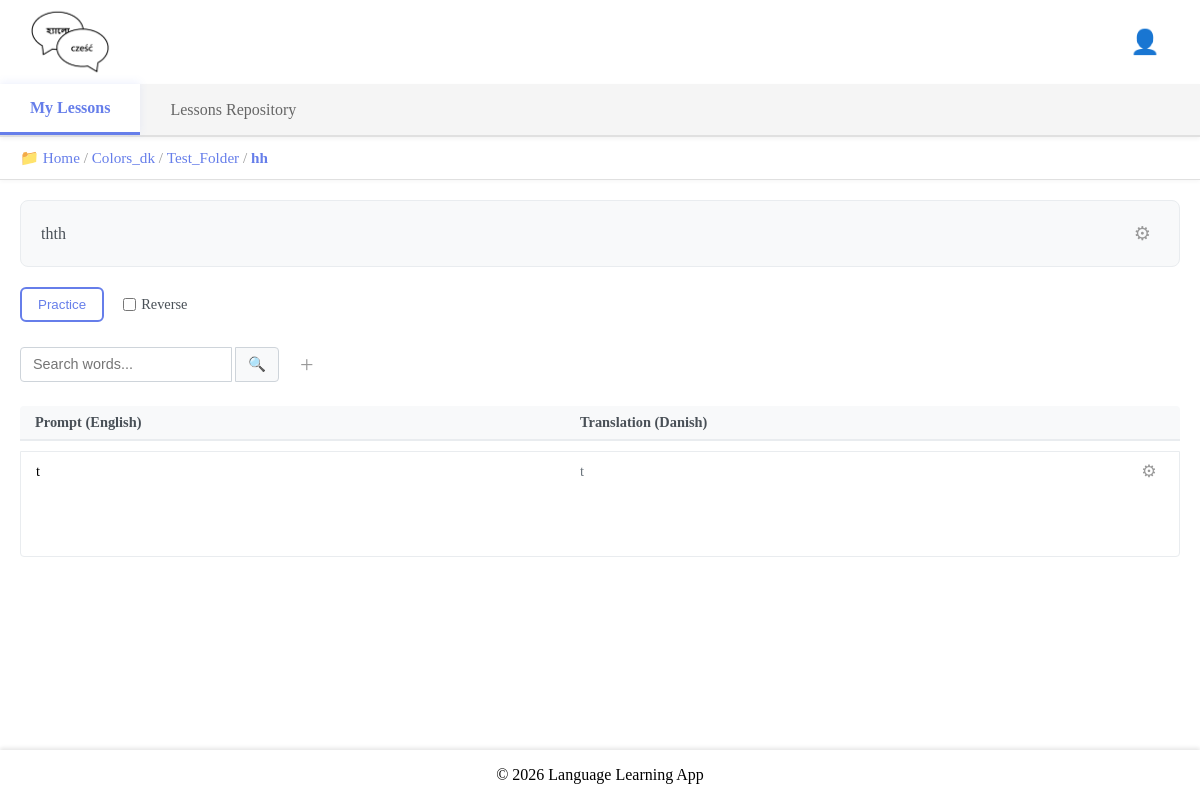
Before: /my-lesson-details/158/ (signed in) with the older database file.
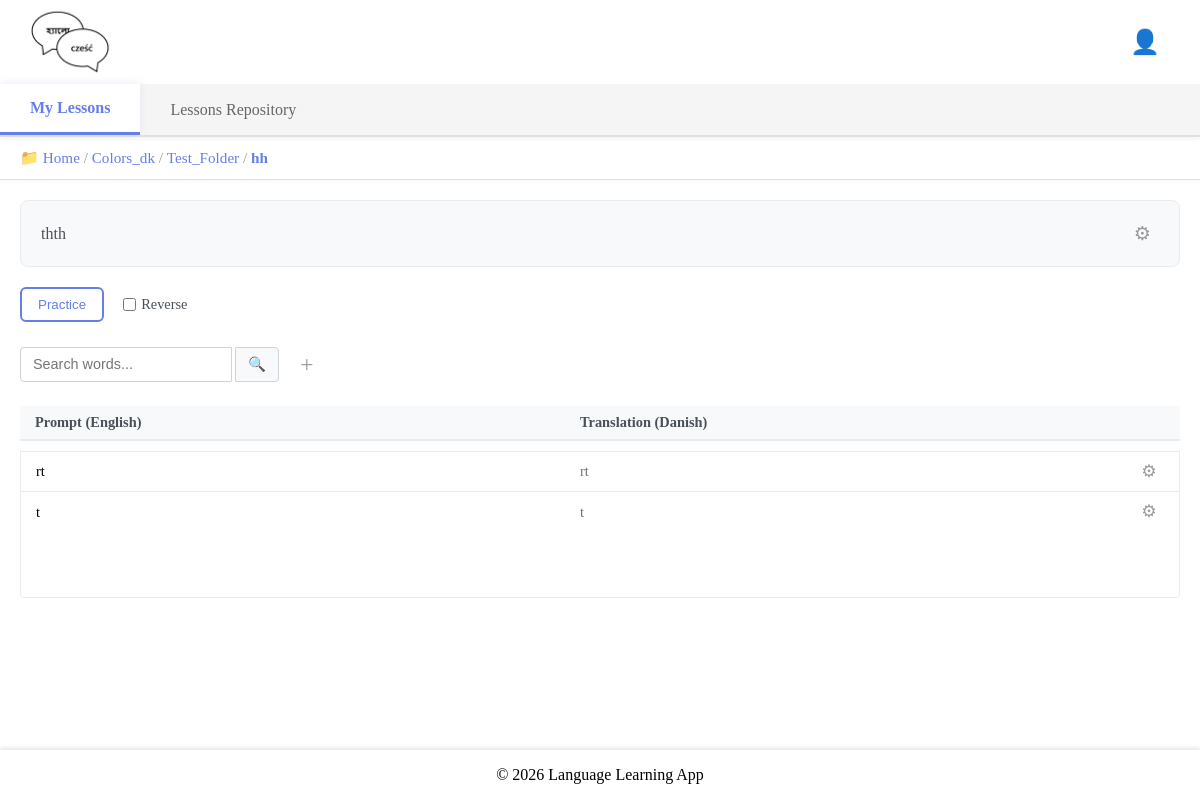
After: the same page with the newer database file.
### base/models.py (models this page shows, shortened)
class UserDirectory(models.Model):
    name = models.CharField(max_length=255)
    user = models.ForeignKey(
        User, on_delete=models.CASCADE, related_name="directories"
    )
    parent_directory = models.ForeignKey(
        "self",
        null=True,
        blank=True,
        on_delete=models.CASCADE,
        related_name="subdirectories",
    )
    is_root = models.BooleanField(default=False)
    created = models.DateTimeField(auto_now_add=True)
    updated = models.DateTimeField(auto_now=True)
    class Meta:
        ordering = ["name"]
        unique_together = ("user", "parent_directory", "name")
    def get_path(self):
        path = []
        current = self
        visited = set()
        while current is not None:
            if current.id in visited:
                break
            visited.add(current.id)
            path.insert(0, current)
            current = current.parent_directory
        return path

class UserLesson(models.Model):
    user = models.ForeignKey(User, on_delete=models.CASCADE)
    lesson = models.ForeignKey(Lesson, on_delete=models.CASCADE)
    directory = models.ForeignKey(
        "UserDirectory",
        on_delete=models.SET_NULL,
        null=True,
        blank=True,
        related_name="lessons",
    )
    target_progress = models.PositiveIntegerField(
        default=3, validators=[MinValueValidator(1)]
    )
    practice_window = models.PositiveIntegerField(
        default=10, validators=[MinValueValidator(1)]
    )
    allowed_error_margin = models.PositiveIntegerField(
        default=0, validators=[MinValueValidator(0)]
    )
    class Meta:
        unique_together = ("user", "lesson")

class Lesson(models.Model):
    title = models.CharField(max_length=255)
    description = models.TextField(
        blank=True, help_text="Brief description of the lesson."
    )
    prompt_language = models.ForeignKey(
        Language, on_delete=models.CASCADE, related_name="prompt_lessons"
    )
    translation_language = models.ForeignKey(
        Language, on_delete=models.CASCADE, related_name="translation_lessons"
    )
    author = models.ForeignKey(
        User,
        on_delete=models.CASCADE,
        related_name="authored_lessons",
    )
    changes_log = models.TextField(
        blank=True, help_text="Log of changes made to this lesson."
    )
    access_type = models.ForeignKey(AccessType, on_delete=models.PROTECT, default=1)
    original_lesson = models.ForeignKey(
        "self", null=True, blank=True, on_delete=models.SET_NULL
    )
    updated = models.DateTimeField(auto_now=True)
    created = models.DateTimeField(auto_now_add=True)

class Language(models.Model):
    name = models.CharField(max_length=50, unique=True)
    def __str__(self):
        return self.name

class UserWord(models.Model):
    user_lesson = models.ForeignKey(
        UserLesson,
        on_delete=models.CASCADE,
        related_name="user_words",
    )
    word = models.ForeignKey(Word, on_delete=models.CASCADE)
    current_progress = models.PositiveIntegerField(default=0)
    notes = models.TextField(blank=True)
    class Meta:
        unique_together = ("user_lesson", "word")

class Word(models.Model):
    lesson = models.ForeignKey(Lesson, on_delete=models.CASCADE, related_name="words")
    prompt = models.CharField(max_length=255)
    translation = models.CharField(max_length=255)
    usage = models.TextField(blank=True)
    prompt_audio = models.FileField(upload_to="audio/prompts/", blank=True, null=True)
    usage_audio = models.FileField(upload_to="audio/usages/", blank=True, null=True)
    hint = models.CharField(max_length=255, blank=True)
    updated = models.DateTimeField(auto_now=True)
    created = models.DateTimeField(auto_now_add=True)

### base/views.py (the view, shortened to what this page needs)
@login_required(login_url="login")
def myLessonDetails(request, my_lesson_id):
    myLesson = UserLesson.objects.select_related(
        "lesson", "lesson__author", "lesson__access_type",
        "lesson__prompt_language", "lesson__translation_language"
    ).filter(id=my_lesson_id).first()
    if not myLesson:
        return HttpResponse("You do not have this lesson.", status=404)
    if request.user.id != myLesson.user.id and not request.user.is_superuser:
        return HttpResponse("You are not allowed here!", status=403)
    lesson_words = myLesson.lesson.words.all()
    existing_userword_word_ids = set(
        UserWord.objects.filter(user_lesson=myLesson).values_list("word_id", flat=True)
    )
    missing_words = [w for w in lesson_words if w.id not in existing_userword_word_ids]
    for word in missing_words:
        UserWord.objects.create(
            user_lesson=myLesson, word=word, current_progress=0, notes=""
        )
    myWords = UserWord.objects.filter(user_lesson=myLesson).order_by(
        Lower("word__prompt")
    )
    my_Words_search_query = request.GET.get("q") or ""
    is_author = myLesson.lesson.author == request.user
    is_private = myLesson.lesson.access_type.name == "private"
    if request.user == myLesson.lesson.author or myLesson.lesson.access_type.name in [
        "write"
    ]:
        can_edit = True
    else:
        can_edit = False
    userWordForm = UserWordForm()
    if can_edit:
        if request.method == "POST":
            userWordForm = UserWordForm(request.POST)
            if userWordForm.is_valid():
                word_data = userWordForm.cleaned_data.get("word")
                prompt = (
                    word_data.prompt
                    if word_data
                    else userWordForm.cleaned_data.get("prompt")
                )
                translation = (
                    word_data.translation
                    if word_data
                    else userWordForm.cleaned_data.get("translation")
                )
                usage = (
                    word_data.usage
                    if word_data
                    else userWordForm.cleaned_data.get("usage")
                )
                hint = (
                    word_data.hint
                    if word_data
                    else userWordForm.cleaned_data.get("hint")
                )
                if Word.objects.filter(prompt=prompt, lesson=myLesson.lesson).exists():
                    messages.error(request, "This word already exists in the lesson.")
                    return redirect("my-lesson-details", my_lesson_id=myLesson.id)
                new_word = Word(
                    prompt=prompt,
                    translation=translation,
                    usage=usage,
                    hint=hint,
                    lesson=myLesson.lesson,
                )
                if request.user.userprofile.auto_generate_hints and not new_word.hint and new_word.prompt:
                    new_word.hint = new_word.prompt[0].upper()
                new_word.save()
                if new_word.prompt:
                    rel_path = generate_audio_file(
                        new_word.prompt,
                        myLesson.lesson.prompt_language,
                        "audio/prompts",
                        f"word_{new_word.id}_prompt.mp3",
                    )
                    new_word.prompt_audio = rel_path
                if new_word.usage:
                    rel_path = generate_audio_file(
                        new_word.usage,
                        myLesson.lesson.prompt_language,
                        "audio/usages",
                        f"word_{new_word.id}_usage.mp3",
                    )
                    new_word.usage_audio = rel_path
                new_word.save()
                UserWord.objects.create(
                    user_lesson=myLesson,
                    word=new_word,
                    current_progress=0,
                    notes=userWordForm.cleaned_data.get("notes", ""),
                )
                myLesson.lesson.updated = (
                    new_word.updated
                )  # Update lesson's updated time
                myLesson.lesson.changes_log = (
                    (
                        myLesson.lesson.changes_log + "\n"
                        if myLesson.lesson.changes_log
                        else ""
                    )
                    + f"{timezone.now()} Word '{new_word.prompt}' added by {request.user.username}"
                )
                myLesson.lesson.save()  # Save the lesson to update the timestamp
                messages.success(request, "Word created successfully!")
                return redirect("my-lesson-details", my_lesson_id=myLesson.id)
    current_directory = myLesson.directory
    if not current_directory:
        current_directory = UserDirectory.get_or_create_root_directory(request.user)
        myLesson.directory = current_directory
        myLesson.save()
    breadcrumb_path = current_directory.get_path()
    context = {
        "my_lesson": myLesson,
        "my_words": myWords,
        "word_form": userWordForm,
        "can_edit": can_edit,
        "is_private": is_private,
        "is_author": is_author,
        "current_directory": current_directory,
        "breadcrumb_path": breadcrumb_path,
        "breadcrumb_lesson": myLesson,
    }
    return render(request, "base/authenticated/my_lessons/my_lesson_details.html", context)

### base/templates/base/authenticated/my_lessons/my_lesson_details.html (shortened to what this page needs)
{% extends 'base/layouts/my_lessons_layout.html' %}
{% block tab_content %}
<div class="lesson-header-box">
    <div class="lesson-description">
        <p>{{ my_lesson.lesson.description|default:"No description available." }}</p>
    </div>
    <div class="lesson-actions">
        <div class="dropdown">
            <button class="dropdown-btn" data-menu="lesson-settings">&#9881;</button>
        </div>
    </div>
</div>
<div class="practice-section">
    <form method="GET" action="{% url 'start-practice' my_lesson.id 'normal' %}" id="practice-form">
        <button type="submit" class="practice-btn" autofocus>Practice</button>
        <label class="reverse-checkbox" title="The prompt and translation is reversed in this mode">
            <input type="checkbox" id="reverse-practice" onchange="updatePracticeUrl()">
            <span>Reverse</span>
        </label>
    </form>
</div>
<div class="search-add-section">
    <form method="GET" action="{% url 'my-lesson-details' my_lesson.id %}" class="search-form">
        <input type="text" name="q" placeholder="Search words...">
        <button type="submit" class="search-btn">🔍</button>
    </form>
    {% if can_edit %}
    <a href="{% url 'create-word' my_lesson.id %}" class="add-btn" title="Add new word">+</a>
    {% endif %}
</div>
<div class="my-lesson-container">
    <div class="words-header">
        <div class="word-prompt-header">Prompt ({{my_lesson.lesson.prompt_language}})</div>
        <div class="word-translation-header">Translation ({{my_lesson.lesson.translation_language}})</div>
    </div>
    <div class="words-list">
        {% for my_word in my_words %}
            <div class="word-item" data-url="{% url 'my-word-details' my_word.id %}">
                <div class="word-prompt">{{ my_word.word.prompt }}</div>
                <div class="word-translation">{{ my_word.word.translation }}</div>
                <div class="word-actions" onclick="event.stopPropagation()">
                    <div class="dropdown">
                        <button class="dropdown-btn" data-menu="word-{{ my_word.id }}">&#9881;</button>
                    </div>
                </div>
            </div>
        {% endfor %}
    </div>
</div>
{% endblock tab_content %}

### base/templates/base/layouts/my_lessons_layout.html
{% extends 'base/layouts/authenticated_layout.html' %}
{% block header_tabs %}
    <nav class="tabs">
        <a href="{% url 'my-lessons' %}" class="active">My Lessons</a>
        <a href="{% url 'lessons-repository' %}">Lessons Repository</a>
    </nav>
{% endblock %}
{% block breadcrumb_content %}
    {% include 'base/layouts/includes/breadcrumb.html' %}
{% endblock %}
{% block authenticated_content %}
    <div class="tab-content">
        {% block tab_content %}{% endblock %}
    </div>
{% endblock %}

### base/templates/base/layouts/authenticated_layout.html
{% extends 'base/layouts/base_layout.html' %}
{% block content %}
    <header>
        {% include 'base/layouts/includes/header.html' %}
        <div class="header-tabs">
        {% block header_tabs %}{% endblock %}
        </div>
        <div class="breadcrumb">
        {% block breadcrumb_content %}{% endblock %}
        </div>
    </header>
    <main>
        {% block authenticated_content %}{% endblock %}
    </main>
{% endblock %}

### base/templates/base/layouts/base_layout.html (shortened to what this page needs)
<!DOCTYPE html>
{% load static %}
<html>
<head>
    <link rel="stylesheet" type="text/css" media="screen" href="{% static 'styles/main.css' %}">
</head>
<body>
    {% block content %}
    {% endblock %}
    <footer>
        <p>&copy; 2026 Language Learning App</p>
    </footer>
</body>
</html>

### base/templates/base/layouts/includes/header.html (shortened to what this page needs)
{% load static %}
<div class="navbar">
    <a href="/" class="logo">
        <img src="{% static 'images/logo.png' %}" alt="Home" style="height: 80px;">
    </a>
    {% if user.is_authenticated %}
    <div class="user-menu">
        <label for="user-menu-toggle" class="user-menu-icon">👤</label>
    </div>
    {% endif %}
</div>

### base/templates/base/layouts/includes/breadcrumb.html (shortened to what this page needs)
<nav class="breadcrumb-nav">
    <span>📁 </span>
    {% for dir in breadcrumb_path %}
        {% if dir.is_root %}
            <a href="{% url 'my-lessons' %}">{{ dir.name }}</a>
        {% else %}
            <a href="{% url 'my-lessons-directory' dir.id %}">{{ dir.name }}</a>
        {% endif %}
        {% if not forloop.last or breadcrumb_lesson %}
            <span> / </span>
        {% endif %}
    {% endfor %}
    {% if breadcrumb_lesson %}
        <a href="{% url 'my-lesson-details' breadcrumb_lesson.id %}" style="font-weight: bold;">{{ breadcrumb_lesson.lesson.title }}</a>
    {% endif %}
</nav>

### static/styles/main.css (style rules this page uses)
body { background-color: white; margin: 0; padding: 0; }
.navbar { display: flex; justify-content: space-between; align-items: center; margin-left: 30px; margin-right: 30px; }
header { position: fixed; top: 0; left: 0; width: 100%; height: 100px; background-color: white; z-index: 1000; box-shadow: 0 2px 4px rgba(0,0,0,0.1); }
main { margin-top: 100px; margin-bottom: 60px; overflow-y: auto; max-height: calc(100vh - 160px); padding: 0; }
.tab-content { margin-top: 100px; margin-left: 20px; margin-right: 20px; }
footer { position: fixed; bottom: 0; left: 0; width: 100%; background-color: white; text-align: center; box-shadow: 0 -2px 4px rgba(0,0,0,0.1); }
.logo img { height: 80px; }
.user-menu { position: relative; }
.user-menu-icon { font-size: 24px; cursor: pointer; padding: 10px; border-radius: 50%; transition: background-color 0.3s; }
.tabs { display: flex; gap: 0; border-bottom: 2px solid #e0e0e0; margin-bottom: 0; background-color: #f5f5f5; box-shadow: 0 2px 4px rgba(0,0,0,0.05); position: sticky; top: 80px; z-index: 900; width: 100%; }
.tabs a { padding: 15px 30px; text-decoration: none; color: #666; font-weight: 500; border-bottom: 3px solid transparent; transition: all 0.3s ease; position: relative; top: 2px; background: linear-gradient(to bottom, transparent 0%, transparent 100%); }
.tabs a.active { color: #667eea; border-bottom: 3px solid #667eea; background: white; font-weight: 600; box-shadow: 0 -2px 8px rgba(102, 126, 234, 0.1); transform: translateY(-2px); }

### base/templates/base/layouts/includes/breadcrumb.html (style rules this page uses)
.breadcrumb-nav { padding: 12px 20px; margin: 0; font-size: 0.95em; background: white; border-bottom: 1px solid #e0e0e0; position: sticky; top: 135px; z-index: 850; box-shadow: 0 2px 4px rgba(0,0,0,0.03); }
.breadcrumb-nav a { color: #667eea; text-decoration: none; font-weight: 500; }
.breadcrumb-nav span { color: #999; }

Changed rows visible on the page:
added UserWord: word.prompt "rt", word.translation "rt"
